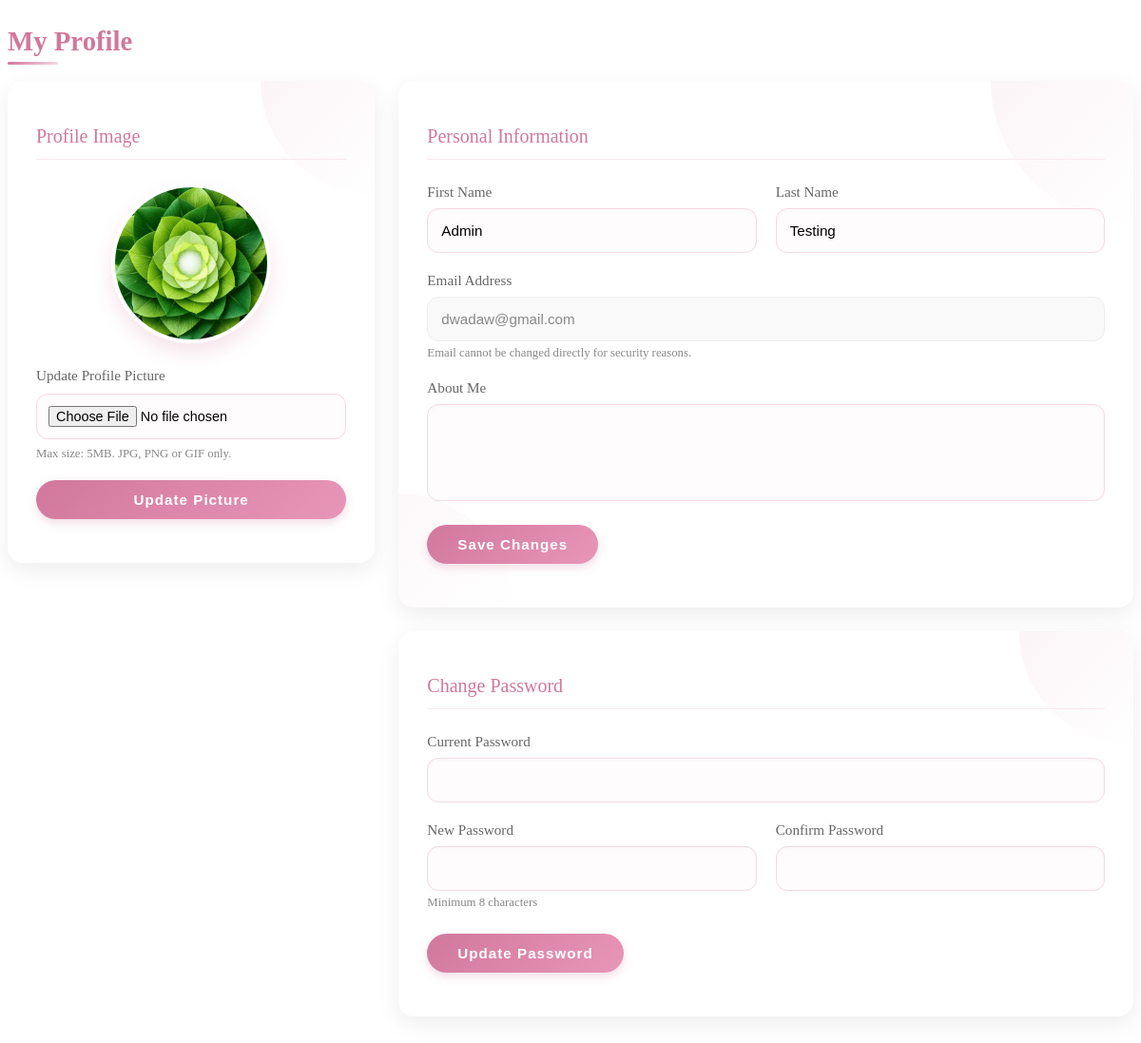
The app's page /dist/user/content/profile.php (signed in) with its own data.
### tables this page shows
CREATE TABLE `users` (
  `id` int NOT NULL AUTO_INCREMENT,
  `first_name` varchar(50) NOT NULL,
  `last_name` varchar(50) NOT NULL,
  `email` varchar(191) NOT NULL,
  `password` varchar(255) NOT NULL,
  `bio` text,
  `profile_image` varchar(255) DEFAULT NULL,
  `auth_provider` enum('local','google','facebook') DEFAULT 'local',
  `created_at` timestamp NULL DEFAULT CURRENT_TIMESTAMP,
  `updated_at` timestamp NULL DEFAULT CURRENT_TIMESTAMP ON UPDATE CURRENT_TIMESTAMP,
  PRIMARY KEY (`id`),
  UNIQUE KEY `email` (`email`)
);

### dist/user/content/profile.php (the view, shortened to what this page needs)
<?php
require_once '../../includes/db-connect.php';
$userId = $_SESSION['user_id'];
$stmt = $pdo->prepare("SELECT first_name, last_name, email, bio, profile_image FROM users WHERE id = ?");
$stmt->bindParam(1, $userId, PDO::PARAM_INT);
$stmt->execute();
if ($stmt->rowCount() === 0) {
    $errorMessage = "User not found!";
} else {
    $userData = $stmt->fetch(PDO::FETCH_ASSOC);
}
?>
<div class="header">
    <h1 class="page-title" style="color: #d1789c; font-size: 1.8rem; margin-bottom: 25px; position: relative; display: inline-block; font-weight: 600;">
        My Profile
        <span style="position: absolute; bottom: -8px; left: 0; width: 40%; height: 3px; background: linear-gradient(90deg, #d1789c, #f5d7e3); border-radius: 3px;"></span>
    </h1>
</div>
<div style="display: grid; grid-template-columns: 1fr 2fr; gap: 25px; margin-bottom: 30px;">
    <div class="card" style="background-color: #fff; border: none; box-shadow: 0 8px 25px rgba(0,0,0,0.07); border-radius: 16px; transition: none; overflow: hidden; height: fit-content;">
        <div style="padding: 30px; position: relative;">
            <div style="position: absolute; top: 0; right: 0; width: 120px; height: 120px; background: linear-gradient(135deg, rgba(209, 120, 156, 0.08), transparent); border-radius: 0 0 0 100%; z-index: 0;"></div>
            <h2 style="font-size: 1.25rem; margin-bottom: 25px; color: #d1789c; font-weight: 500; border-bottom: 1px solid #f9e8f0; padding-bottom: 12px; position: relative; z-index: 1;">Profile Image</h2>
            <div style="display: flex; flex-direction: column; align-items: center; margin-bottom: 25px; position: relative; z-index: 1;">
                <?php if (!empty($userData['profile_image'])): ?>
                    <div style="width: 160px; height: 160px; border-radius: 50%; overflow: hidden; box-shadow: 0 10px 20px rgba(209, 120, 156, 0.2); border: 4px solid #fff;">
                        <img src="../<?php echo htmlspecialchars($userData['profile_image']); ?>"
                             alt="Profile Image"
                             style="width: 100%; height: 100%; object-fit: cover;">
                    </div>
                <?php endif; ?>
            </div>
            <form action="" method="post" enctype="multipart/form-data" style="position: relative; z-index: 1;">
                <div style="margin-bottom: 20px;">
                    <label for="profile_image" style="display: block; margin-bottom: 10px; font-size: 0.95rem; color: #666; font-weight: 500;">Update Profile Picture</label>
                    <input type="file" id="profile_image" name="profile_image" accept="image/*"
                           style="width: 100%; padding: 12px; border-radius: 12px; border: 1px solid #f5d7e3; background-color: #fffcfd; font-size: 0.9rem;">
                    <div style="margin-top: 8px; font-size: 0.8rem; color: #888;">Max size: 5MB. JPG, PNG or GIF only.</div>
                </div>
                <button type="submit" style="background: linear-gradient(135deg, #d1789c, #e896b8); color: white; border: none; border-radius: 25px; padding: 12px 0; width: 100%; font-weight: 600; cursor: pointer; letter-spacing: 1px; font-size: 0.95rem; box-shadow: 0 4px 10px rgba(209, 120, 156, 0.25);">
                    Update Picture
                </button>
            </form>
        </div>
    </div>
    <div style="display: flex; flex-direction: column; gap: 25px;">
        <div class="card" style="background-color: #fff; border: none; box-shadow: 0 8px 25px rgba(0,0,0,0.07); border-radius: 16px; transition: none; overflow: hidden;">
            <div style="padding: 30px; position: relative;">
                <div style="position: absolute; top: 0; right: 0; width: 150px; height: 150px; background: linear-gradient(135deg, rgba(209, 120, 156, 0.08), transparent); border-radius: 0 0 0 100%; z-index: 0;"></div>
                <div style="position: absolute; bottom: 0; left: 0; width: 120px; height: 120px; background: linear-gradient(135deg, rgba(209, 120, 156, 0.05), transparent); border-radius: 0 100% 0 0; z-index: 0;"></div>
                <h2 style="font-size: 1.25rem; margin-bottom: 25px; color: #d1789c; font-weight: 500; border-bottom: 1px solid #f9e8f0; padding-bottom: 12px; position: relative; z-index: 1;">Personal Information</h2>
                <form action="" method="post" style="position: relative; z-index: 1;">
                    <div style="display: grid; grid-template-columns: 1fr 1fr; gap: 20px; margin-bottom: 20px;">
                        <div>
                            <label for="first_name" style="display: block; margin-bottom: 8px; font-size: 0.95rem; color: #666; font-weight: 500;">First Name</label>
                            <input type="text" id="first_name" name="first_name" required
                                   value="<?php echo htmlspecialchars($userData['first_name'] ?? ''); ?>"
                                   style="width: 100%; border-radius: 12px; border: 1px solid #f5d7e3; padding: 14px; background-color: #fffcfd; font-size: 0.95rem; box-shadow: inset 0 2px 5px rgba(0,0,0,0.02);">
                        </div>
                        <div>
                            <label for="last_name" style="display: block; margin-bottom: 8px; font-size: 0.95rem; color: #666; font-weight: 500;">Last Name</label>
                            <input type="text" id="last_name" name="last_name" required
                                   value="<?php echo htmlspecialchars($userData['last_name'] ?? ''); ?>"
                                   style="width: 100%; border-radius: 12px; border: 1px solid #f5d7e3; padding: 14px; background-color: #fffcfd; font-size: 0.95rem; box-shadow: inset 0 2px 5px rgba(0,0,0,0.02);">
                        </div>
                    </div>
                    <div style="margin-bottom: 20px;">
                        <label for="email" style="display: block; margin-bottom: 8px; font-size: 0.95rem; color: #666; font-weight: 500;">Email Address</label>
                        <input type="email" id="email" readonly
                               value="<?php echo htmlspecialchars($userData['email'] ?? ''); ?>"
                               style="width: 100%; border-radius: 12px; border: 1px solid #eee; padding: 14px; background-color: #f9f9f9; font-size: 0.95rem; color: #888;">
                        <div style="margin-top: 5px; font-size: 0.8rem; color: #888;">Email cannot be changed directly for security reasons.</div>
                    </div>
                    <div style="margin-bottom: 25px;">
                        <label for="bio" style="display: block; margin-bottom: 8px; font-size: 0.95rem; color: #666; font-weight: 500;">About Me</label>
                        <textarea id="bio" name="bio" rows="4"
                                  style="width: 100%; border-radius: 12px; border: 1px solid #f5d7e3; padding: 14px; background-color: #fffcfd; font-size: 0.95rem; resize: none; font-family: inherit; box-shadow: inset 0 2px 5px rgba(0,0,0,0.02);"><?php echo htmlspecialchars($userData['bio'] ?? ''); ?></textarea>
                    </div>
                    <button type="submit" name="update_profile" style="background: linear-gradient(135deg, #d1789c, #e896b8); color: white; border: none; border-radius: 25px; padding: 12px 32px; font-weight: 600; cursor: pointer; letter-spacing: 1px; font-size: 0.95rem; box-shadow: 0 4px 10px rgba(209, 120, 156, 0.25);">
                        Save Changes
                    </button>
                </form>
            </div>
        </div>
        <div class="card" style="background-color: #fff; border: none; box-shadow: 0 8px 25px rgba(0,0,0,0.07); border-radius: 16px; transition: none; overflow: hidden;">
            <div style="padding: 30px; position: relative;">
                <div style="position: absolute; top: 0; right: 0; width: 120px; height: 120px; background: linear-gradient(135deg, rgba(209, 120, 156, 0.08), transparent); border-radius: 0 0 0 100%; z-index: 0;"></div>
                <h2 style="font-size: 1.25rem; margin-bottom: 25px; color: #d1789c; font-weight: 500; border-bottom: 1px solid #f9e8f0; padding-bottom: 12px; position: relative; z-index: 1;">Change Password</h2>
                <form action="" method="post" style="position: relative; z-index: 1;">
                    <div style="margin-bottom: 20px;">
                        <label for="current_password" style="display: block; margin-bottom: 8px; font-size: 0.95rem; color: #666; font-weight: 500;">Current Password</label>
                        <input type="password" id="current_password" name="current_password" required
                               style="width: 100%; border-radius: 12px; border: 1px solid #f5d7e3; padding: 14px; background-color: #fffcfd; font-size: 0.95rem; box-shadow: inset 0 2px 5px rgba(0,0,0,0.02);">
                    </div>
                    <div style="display: grid; grid-template-columns: 1fr 1fr; gap: 20px; margin-bottom: 25px;">
                        <div>
                            <label for="new_password" style="display: block; margin-bottom: 8px; font-size: 0.95rem; color: #666; font-weight: 500;">New Password</label>
                            <input type="password" id="new_password" name="new_password" required minlength="8"
                                   style="width: 100%; border-radius: 12px; border: 1px solid #f5d7e3; padding: 14px; background-color: #fffcfd; font-size: 0.95rem; box-shadow: inset 0 2px 5px rgba(0,0,0,0.02);">
                            <div style="margin-top: 5px; font-size: 0.8rem; color: #888;">Minimum 8 characters</div>
                        </div>
                        <div>
                            <label for="confirm_password" style="display: block; margin-bottom: 8px; font-size: 0.95rem; color: #666; font-weight: 500;">Confirm Password</label>
                            <input type="password" id="confirm_password" name="confirm_password" required minlength="8"
                                   style="width: 100%; border-radius: 12px; border: 1px solid #f5d7e3; padding: 14px; background-color: #fffcfd; font-size: 0.95rem; box-shadow: inset 0 2px 5px rgba(0,0,0,0.02);">
                        </div>
                    </div>
                    <button type="submit" name="update_password" style="background: linear-gradient(135deg, #d1789c, #e896b8); color: white; border: none; border-radius: 25px; padding: 12px 32px; font-weight: 600; cursor: pointer; letter-spacing: 1px; font-size: 0.95rem; box-shadow: 0 4px 10px rgba(209, 120, 156, 0.25);">
                        Update Password
                    </button>
                </form>
            </div>
        </div>
    </div>
</div>

### records on screen
users: profile_image (picture), first_name "Admin", last_name "Testing", email "dwadaw@gmail.com"
